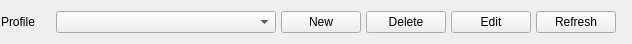
<?xml version="1.0" encoding="UTF-8"?>
<ui version="4.0">
 <class>ProfileSelector</class>
 <widget class="QWidget" name="ProfileSelector">
  <property name="geometry">
   <rect>
    <x>0</x>
    <y>0</y>
    <width>632</width>
    <height>44</height>
   </rect>
  </property>
  <property name="windowTitle">
   <string>Form</string>
  </property>
  <layout class="QHBoxLayout" name="horizontalLayout">
   <property name="spacing">
    <number>5</number>
   </property>
   <property name="leftMargin">
    <number>1</number>
   </property>
   <property name="topMargin">
    <number>1</number>
   </property>
   <property name="rightMargin">
    <number>1</number>
   </property>
   <property name="bottomMargin">
    <number>1</number>
   </property>
   <item>
    <widget class="QLabel" name="profileLabel">
     <property name="minimumSize">
      <size>
       <width>50</width>
       <height>0</height>
      </size>
     </property>
     <property name="maximumSize">
      <size>
       <width>50</width>
       <height>16777215</height>
      </size>
     </property>
     <property name="text">
      <string>Profile</string>
     </property>
    </widget>
   </item>
   <item>
    <widget class="QComboBox" name="profileList">
     <property name="minimumSize">
      <size>
       <width>220</width>
       <height>0</height>
      </size>
     </property>
     <property name="currentIndex">
      <number>-1</number>
     </property>
    </widget>
   </item>
   <item>
    <widget class="QPushButton" name="newButton">
     <property name="text">
      <string>New</string>
     </property>
    </widget>
   </item>
   <item>
    <widget class="QPushButton" name="deleteButton">
     <property name="text">
      <string>Delete</string>
     </property>
    </widget>
   </item>
   <item>
    <widget class="QPushButton" name="editButton">
     <property name="text">
      <string>Edit</string>
     </property>
    </widget>
   </item>
   <item>
    <widget class="QPushButton" name="refreshButton">
     <property name="text">
      <string>Refresh</string>
     </property>
    </widget>
   </item>
   <item>
    <spacer name="horizontalSpacer">
     <property name="orientation">
      <enum>Qt::Horizontal</enum>
     </property>
     <property name="sizeHint" stdset="0">
      <size>
       <width>40</width>
       <height>20</height>
      </size>
     </property>
    </spacer>
   </item>
  </layout>
 </widget>
 <resources/>
 <connections/>
</ui>
